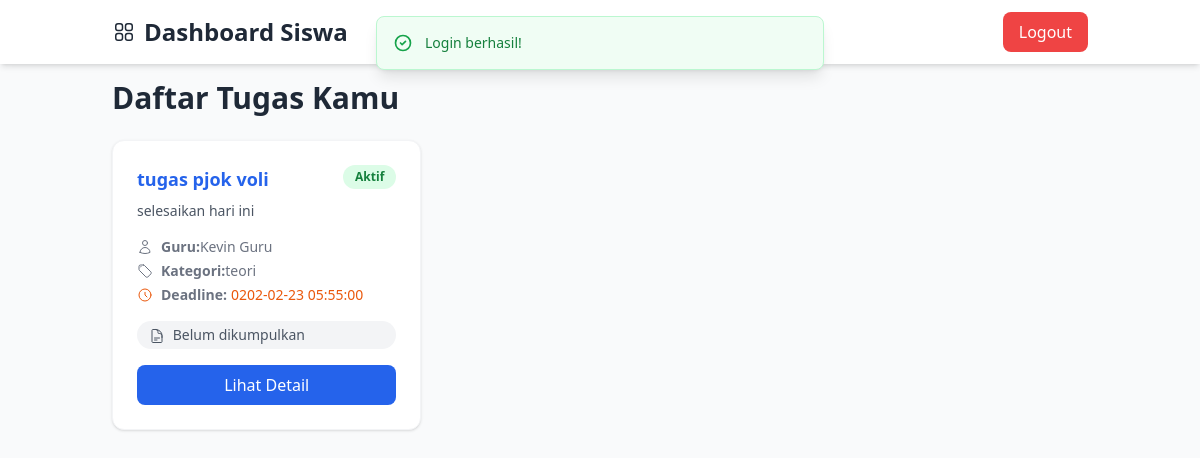
Screenshot of /routes/web.php?route=murid/dashboard (signed in) with the database file from the repository.
### tables this page shows
CREATE TABLE `tugas` (
  `id_tugas` int NOT NULL,
  `judul_tugas` varchar(200) NOT NULL,
  `deskripsi` text,
  `id_guru` int NOT NULL,
  `id_kategori` int NOT NULL,
  `tanggal_mulai` datetime DEFAULT CURRENT_TIMESTAMP,
  `tanggal_deadline` datetime NOT NULL,
  `durasi_estimasi` int DEFAULT NULL,
  `poin_nilai` int DEFAULT '100',
  `instruksi_pengumpulan` text,
  `lampiran_guru` varchar(255) DEFAULT NULL,
  `status_tugas` enum('aktif','ditutup','dibatalkan') DEFAULT 'aktif',
  `tanggal_dibuat` datetime DEFAULT CURRENT_TIMESTAMP,
  `tanggal_diperbarui` datetime DEFAULT CURRENT_TIMESTAMP ON UPDATE CURRENT_TIMESTAMP,
  `kelas` varchar(20) DEFAULT NULL
);

CREATE TABLE `users` (
  `id_user` int NOT NULL,
  `nama_lengkap` varchar(100) NOT NULL,
  `email` varchar(100) NOT NULL,
  `password_hash` varchar(255) NOT NULL,
  `nomor_telepon` varchar(20) DEFAULT NULL,
  `foto_profil` varchar(255) DEFAULT NULL,
  `peran` enum('siswa','guru','admin') NOT NULL,
  `kelas` varchar(50) DEFAULT NULL,
  `nip_nis` varchar(30) DEFAULT NULL,
  `status_aktif` tinyint(1) DEFAULT '1',
  `tanggal_dibuat` datetime DEFAULT CURRENT_TIMESTAMP,
  `tanggal_diperbarui` datetime DEFAULT CURRENT_TIMESTAMP ON UPDATE CURRENT_TIMESTAMP
);

CREATE TABLE `kategori_tugas` (
  `id_kategori` int NOT NULL,
  `nama_kategori` enum('praktikum','teori','proyek') NOT NULL,
  `deskripsi` text,
  `warna` varchar(7) DEFAULT '#6c757d'
);

### app/Controllers/TugasMuridController.php (called while the page is built, shortened)
<?php
require_once __DIR__ . '/../Models/Tugas.php';
$basePath = dirname(__DIR__, 2);
class TugasMuridController {
    private $tugasModel;
    private $basePath;
    public function __construct($pdo) {
        global $basePath;
        $this->basePath = $basePath;
        $this->tugasModel = new Tugas($pdo);
    }
   public function index() {
    $user = $_SESSION['user'];
    $tugas = $this->tugasModel->allBySiswa($user['id_user']);
    include $this->basePath . '/resources/views/murid/dashboard_murid.php';
}
}

### app/Models/Tugas.php (called while the page is built, shortened)
<?php
class Tugas {
    private $pdo;
    private $table = "tugas";
    public function __construct($pdo) {
        $this->pdo = $pdo;
    }
   public function allBySiswa($id_siswa) {
    $queryKelas = "SELECT kelas FROM users WHERE id_user = ?";
    $stmtKelas = $this->pdo->prepare($queryKelas);
    $stmtKelas->execute([$id_siswa]);
    $kelasSiswa = $stmtKelas->fetchColumn();
    $sql = "SELECT t.*, k.nama_kategori, u.nama_lengkap AS nama_guru,
                   p.id_pengumpulan, p.status_pengumpulan, p.tanggal_kirim
            FROM {$this->table} t
            JOIN kategori_tugas k ON t.id_kategori = k.id_kategori
            JOIN users u ON t.id_guru = u.id_user
            LEFT JOIN pengumpulan_tugas p
                   ON t.id_tugas = p.id_tugas
                  AND p.id_siswa = ?
            WHERE t.kelas = ? -- filter berdasarkan kelas siswa
            ORDER BY t.tanggal_deadline ASC";
    $stmt = $this->pdo->prepare($sql);
    $stmt->execute([$id_siswa, $kelasSiswa]);
    return $stmt->fetchAll(PDO::FETCH_ASSOC);
}
}

### resources/views/murid/dashboard_murid.php (the view, shortened to what this page needs)
<!DOCTYPE html>
<html lang="id">
<head>
  <script src="https://cdn.tailwindcss.com"></script>
</head>
<body class="bg-gray-50 min-h-screen font-sans">
<?php if (!empty($_SESSION['message'])): ?>
    <div id="notifMessage" class="fixed top-4 left-1/2 transform -translate-x-1/2 max-w-md w-full z-50 transition-opacity duration-500 opacity-100">
        <div class="flex items-start gap-3 p-4 rounded-lg border shadow-lg
            <?php if ($_SESSION['message']['type'] === 'success'): ?>
                bg-green-50 border-green-200 text-green-700
            <?php else: ?>
                bg-red-50 border-red-200 text-red-700
            <?php endif; ?>">
            <?php if ($_SESSION['message']['type'] === 'success'): ?>
                <svg class="w-5 h-5 text-green-600" xmlns="http://www.w3.org/2000/svg" fill="none" viewBox="0 0 24 24" stroke="currentColor">
                    <path stroke-linecap="round" stroke-linejoin="round" stroke-width="2" d="M9 12l2 2 4-4m6 2a9 9 0 11-18 0 9 9 0 0118 0z" />
                </svg>
            <?php endif; ?>
            <span class="font-medium text-sm"><?= htmlspecialchars($_SESSION['message']['text']) ?></span>
        </div>
    </div>
<?php endif; ?>
  <header id="dashboard-header" class="fixed top-0 left-0 right-0 bg-white shadow-md z-10">
    <div class="container mx-auto px-4 sm:px-6 py-3 flex justify-between items-center">
      <div class="flex items-center space-x-2">
        <h1 class="text-xl sm:text-2xl font-bold text-gray-800">Dashboard Siswa</h1>
      </div>
      <button onclick="openModal()"
              class="bg-red-500 hover:bg-red-600 text-white px-4 py-2 rounded-lg font-medium transition focus:outline-none focus:ring-2 focus:ring-red-500 focus:ring-offset-2">
         Logout
      </button>
    </div>
  </header>
  <main class="container mx-auto px-4 sm:px-6 py-20">
    <h2 class="text-2xl sm:text-3xl font-bold text-gray-800 mb-6">Daftar Tugas Kamu</h2>
    <?php if (empty($tugas)): ?>
      <div class="bg-white p-8 rounded-xl shadow text-center">
        <p class="text-gray-500 text-lg">Belum ada tugas dari guru.</p>
      </div>
    <?php else: ?>
      <div class="grid grid-cols-1 sm:grid-cols-2 lg:grid-cols-3 gap-6">
        <?php foreach ($tugas as $t): ?>
          <?php
            $statusTugasColor = match ($t['status_tugas'] ?? '') {
              'aktif' => 'bg-green-100 text-green-700',
              'selesai' => 'bg-blue-100 text-blue-700',
              'nonaktif' => 'bg-gray-100 text-gray-600',
              default => 'bg-yellow-100 text-yellow-700',
            };
            $statusKumpulClass = match ($t['status_pengumpulan'] ?? '') {
              'selesai' => 'text-green-700 bg-green-100',
              'terlambat' => 'text-red-700 bg-red-100',
              default => 'text-gray-600 bg-gray-100'
            };
          ?>
          <div class="bg-white rounded-xl p-6 shadow hover:shadow-lg transition-all border border-gray-100 flex flex-col h-full">
            <div class="flex justify-between items-start mb-2">
              <h3 class="text-lg font-semibold text-blue-600 flex-1 pr-2">
                <?= htmlspecialchars($t['judul_tugas']) ?>
              </h3>
              <span class="text-xs font-semibold px-3 py-1 rounded-full inline-flex items-center <?= $statusTugasColor ?>">
                <?= ucfirst($t['status_tugas'] ?? 'Tidak diketahui') ?>
              </span>
            </div>
            <p class="text-gray-600 text-sm mb-4 line-clamp-3">
              <?= htmlspecialchars($t['deskripsi']) ?>
            </p>
            <div class="text-sm text-gray-500 space-y-1 mb-4">
              <div class="flex items-center">
                <strong>Guru:</strong> <?= htmlspecialchars($t['nama_guru']) ?>
              </div>
              <div class="flex items-center">
                <strong>Kategori:</strong> <?= htmlspecialchars($t['nama_kategori']) ?>
              </div>
              <div class="flex items-center">
                <svg xmlns="http://www.w3.org/2000/svg" fill="none" viewBox="0 0 24 24" stroke-width="1.5" stroke="currentColor" class="w-4 h-4 mr-2 text-orange-600">
                  <path stroke-linecap="round" stroke-linejoin="round" d="M12 8v4l3 3m6-3a9 9 0 1 1-18 0 9 9 0 0 1 18 0Z" />
                </svg>
                <strong>Deadline:</strong>
                <span class="text-orange-600 font-medium ml-1"><?= htmlspecialchars($t['tanggal_deadline']) ?></span>
              </div>
            </div>
            <p class="text-sm font-medium px-3 py-1 inline-block rounded-full <?= $statusKumpulClass ?> mb-4">
              <?= $t['status_pengumpulan']
                    ? 'Sudah dikumpulkan ('.ucfirst($t['status_pengumpulan']).')'
                    : 'Belum dikumpulkan' ?>
            </p>
            <a href="?route=murid/tugas/detail&id=<?= $t['id_tugas'] ?>"
               class="mt-auto inline-block w-full text-center bg-blue-600 text-white px-4 py-2 rounded-lg hover:bg-blue-700 transition focus:outline-none focus:ring-2 focus:ring-blue-500 focus:ring-offset-2">
              Lihat Detail
            </a>
          </div>
        <?php endforeach; ?>
      </div>
    <?php endif; ?>
  </main>
</body>
</html>

### rows the page displays
tugas: judul_tugas "tugas pjok voli", status_tugas "Aktif", deskripsi "selesaikan hari ini", id_guru.nama_lengkap "Kevin Guru", id_kategori.nama_kategori "teori", tanggal_deadline "0202-02-23 05:55:00"

### other values shown
$_SESSION['message']['text'] "Login berhasil!"
